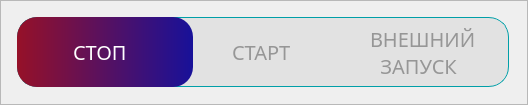
   <widget class="QFrame" name="startStopFrame">
    <property name="geometry">
     <rect>
      <x>35</x>
      <y>413</y>
      <width>528</width>
      <height>105</height>
     </rect>
    </property>
    <property name="font">
     <font>
      <family>Yu Gothic UI Light</family>
     </font>
    </property>
    <property name="layoutDirection">
     <enum>Qt::LeftToRight</enum>
    </property>
    <property name="autoFillBackground">
     <bool>false</bool>
    </property>
    <property name="styleSheet">
     <string notr="true">QRadioButton::indicator {
	width:0 ;
	height:0;
	background-color: rgba(191, 64, 64, 0);
}

QRadioButton {
	text-align: left;
	padding-left: 22px;
	padding-bottom: 1 px;
	color: #969696;
	border-radius: 20px;
	border: none;
}

QRadioButton::clicked,
QRadioButton::checked {
	border: none;
	color: white;
}

QRadioButton::clicked:hover,
QRadioButton::checked:hover{
	color: white;
}

QRadioButton:hover {
	color: rgb(0, 159, 168);
}
</string>
    </property>
    <property name="frameShape">
     <enum>QFrame::StyledPanel</enum>
    </property>
    <property name="frameShadow">
     <enum>QFrame::Raised</enum>
    </property>
    <widget class="QRadioButton" name="stopRadioButton">
     <property name="geometry">
      <rect>
       <x>17</x>
       <y>17</y>
       <width>176</width>
       <height>70</height>
      </rect>
     </property>
     <property name="font">
      <font>
       <family>Yu Gothic UI Semibold</family>
       <pointsize>15</pointsize>
       <kerning>true</kerning>
      </font>
     </property>
     <property name="styleSheet">
      <string notr="true">QRadioButton{
	padding-left: 50px;
}

QRadioButton::clicked,
QRadioButton::checked {
	background-color: qlineargradient(spread:pad, x1:0, y1:0.5, x2:1, y2:0.5, stop:0 #961128, stop:1 #181199);
}</string>
     </property>
     <property name="text">
      <string>СТОП</string>
     </property>
     <property name="checked">
      <bool>true</bool>
     </property>
    </widget>
    <widget class="QRadioButton" name="startRadioButton">
     <property name="geometry">
      <rect>
       <x>176</x>
       <y>17</y>
       <width>176</width>
       <height>70</height>
      </rect>
     </property>
     <property name="font">
      <font>
       <family>Yu Gothic UI Semibold</family>
       <pointsize>15</pointsize>
      </font>
     </property>
     <property name="styleSheet">
      <string notr="true">QRadioButton{
	padding-left: 50px;
}

QRadioButton::clicked,
QRadioButton::checked {
	background-color: qlineargradient(spread:pad, x1:0, y1:0.5, x2:1, y2:0.5, stop:0 #181199, stop:1 #0B61A1);
}</string>
     </property>
     <property name="text">
      <string>СТАРТ</string>
     </property>
    </widget>
    <widget class="QLabel" name="backgroudStartStopLabel">
     <property name="geometry">
      <rect>
       <x>17</x>
       <y>17</y>
       <width>492</width>
       <height>70</height>
      </rect>
     </property>
     <property name="styleSheet">
      <string notr="true">QLabel {
	border-radius: 20px;
	border: 1px solid #009FA8;
	background-color: #E2E2E2;
}
</string>
     </property>
     <property name="text">
      <string/>
     </property>
    </widget>
    <widget class="QRadioButton" name="externalTriggerRadioButton">
     <property name="geometry">
      <rect>
       <x>334</x>
       <y>17</y>
       <width>176</width>
       <height>70</height>
      </rect>
     </property>
     <property name="font">
      <font>
       <family>Yu Gothic UI Semibold</family>
       <pointsize>15</pointsize>
      </font>
     </property>
     <property name="layoutDirection">
      <enum>Qt::LeftToRight</enum>
     </property>
     <property name="styleSheet">
      <string notr="true">QRadioButton{
	padding-left: 30px;
	padding-top: 2px;
}

QRadioButton::clicked,
QRadioButton::checked {
	background-color: qlineargradient(spread:pad, x1:0, y1:0.5, x2:1, y2:0.5, stop:0 #0B61A1, stop:1 #009FA8);
}</string>
     </property>
     <property name="text">
      <string>ВНЕШНИЙ
  ЗАПУСК</string>
     </property>
    </widget>
    <zorder>backgroudStartStopLabel</zorder>
    <zorder>stopRadioButton</zorder>
    <zorder>startRadioButton</zorder>
    <zorder>externalTriggerRadioButton</zorder>
   </widget>
